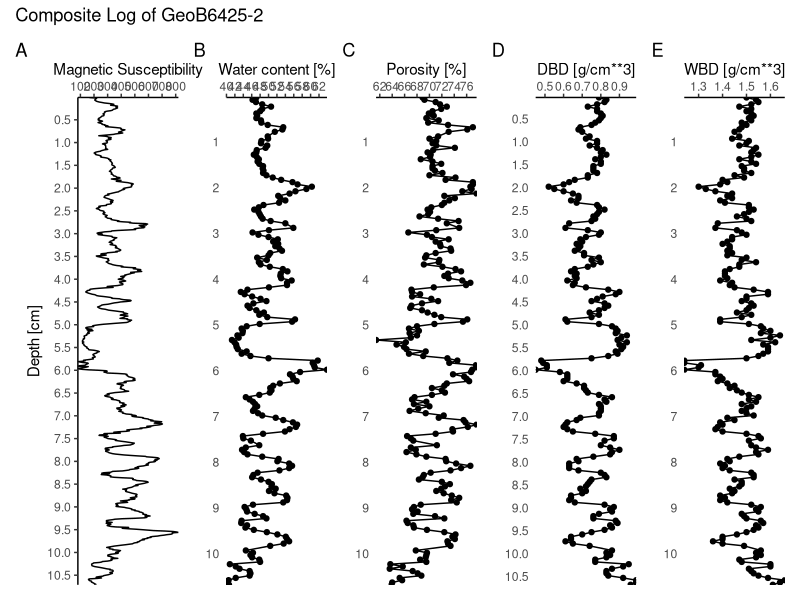
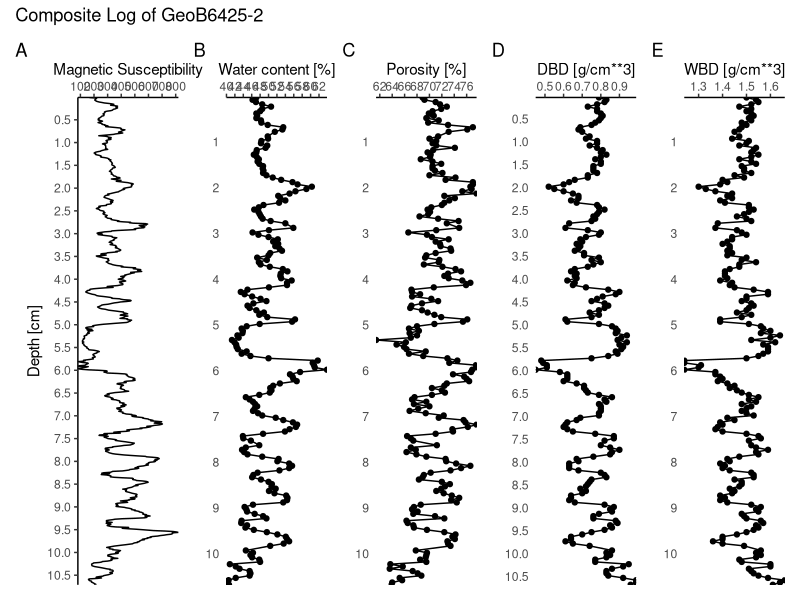

Source code (R) for these figures, in order:
setwd("C:/Users/maxma/OneDrive/R_Projects/first_serious_R_project")
library(tidyverse)
library(patchwork)

#read data
magsus <- read_delim("data/GeoB6425-2_susceptibility_age.tab",
            na = c("", "NA"), 
            skip = 15)  %>%
  rename(depth = "Depth [m]", 
         age = "Age [ka BP]", 
         kappa = "kappa [10**-6 SI]")
  #select(depth, kappa)

magsus

h2o_dens <- read_delim("data/GeoB6425-2_water_density.tab",
                     na = c("", "NA"), 
                     skip = 16) %>%
  rename(depth = "Depth [m]", watercont = "Water wm [%]", 
         poros = "Poros [% vol]",
         dbd = "DBD [g/cm**3]",
         wbd = "WBD [g/cm**3]")
  #select(-dbd, -wbd) 

h2o_dens

#joining data frames together
core_data <- left_join(magsus, h2o_dens, by = "depth")
core_data2 <- core_data %>% 
  filter(!is.na(watercont) & 
           !is.na(poros) & 
           !is.na(dbd) &
           !is.na(wbd)) %>% 
  select(-kappa)

#individual theme
theme_log <- function(){
  theme(axis.ticks.y = element_blank(),
        axis.title.y = element_blank(),
        panel.background = element_blank(),
        axis.line.x = element_line(colour = 'black', size=0.5, linetype='solid'))
}


#plotting
ms <-core_data %>% 
      ggplot(aes(x = kappa, y = depth)) + 
        geom_path(lineend = "round",
                  linejoin = "round") +
        #geom_point() + 
        theme_classic() +
        scale_y_continuous(trans = "reverse", 
                           breaks = seq(0, 11, by = 0.5), 
                           expand = c(0,0)) +
        scale_x_continuous(position = "top", 
                           breaks = seq(0, 1000, by = 100), 
                           expand = c(0,0),
                           minor_breaks = seq(0, 11, by = 0.2)) +
        labs(x = "Magnetic Susceptibility",
             y = "Depth [cm]")

wc <-core_data2 %>% 
  ggplot(aes(x = watercont, y = depth)) + 
  geom_path() +
  geom_point() + 
  theme_log() +
  scale_y_continuous(trans = "reverse", 
                     breaks = seq(0, 11, by = 1), 
                     expand = c(0,0)) +
  scale_x_continuous(position = "top", 
                     breaks = seq(40, 66, by = 2), 
                     expand = c(0,0)) +
  labs(x = "Water content [%]",
       y = "Depth [cm]")

po <-core_data2 %>% 
  ggplot(aes(x = poros, y = depth)) + 
  geom_path() +
  geom_point() + 
  theme_log() +
  scale_y_continuous(trans = "reverse", 
                     breaks = seq(0, 11, by = 1), 
                     expand = c(0,0)) +
  scale_x_continuous(position = "top", 
                     n.breaks = 10, 
                     expand = c(0,0)) +
  labs(x = "Porosity [%]",
       y = "Depth [cm]")

db <-core_data2 %>% 
  ggplot(aes(x = dbd, y = depth)) + 
  geom_path() +
  geom_point() + 
  theme_log() +
  scale_y_continuous(trans = "reverse", 
                     breaks = seq(0, 11, by = 0.5), 
                     expand = c(0,0)) +
  scale_x_continuous(position = "top", 
                     breaks = seq(0.4, 1, by = 0.1), 
                     expand = c(0,0)) +
  labs(x = "DBD [g/cm**3]",
       y = "Depth [cm]")

wd <-core_data2 %>% 
  ggplot(aes(x = wbd, y = depth)) + 
  geom_path() +
  geom_point() + 
  theme_log() +
  scale_y_continuous(trans = "reverse", 
                     breaks = seq(0, 11, by = 1), 
                     expand = c(0,0)) +
  scale_x_continuous(position = "top", 
                     breaks = seq(1, 2, by = 0.1), 
                     expand = c(0,0)) +
  labs(x = "WBD [g/cm**3]",
       y = "Depth [cm]")

Final_Plot <- ms + wc + po + db + wd +
  plot_annotation(title = "Composite Log of GeoB6425-2", tag_levels = "A" ) +
  plot_layout(nrow = 1, byrow = FALSE)

Final_Plot

ggsave("figures/composite_log_GeoB6425_2.tiff", 
       width = 20, 
       height = 10, 
       dpi = 300)

                       